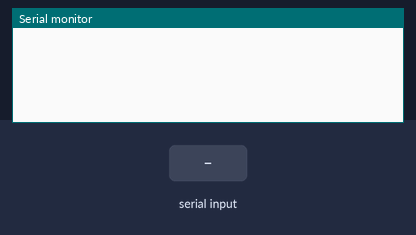
A sketch run on a simulated Arduino Uno, built with avr-gcc and run on an emulated ATmega328P. Shown: the last lines printed to the serial monitor. Inputs (shaded band) come from the test bench.

Above: at 1.2 s.
1.3 s: "1\n" received over Serial
At 2.5 s:
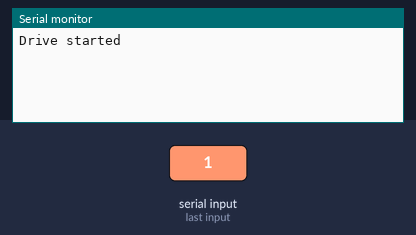
2.8 s: "0\n" received over Serial
At 3.6 s:
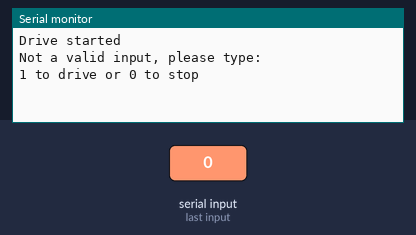

Measured:
- after the input at 1.3 s, the serial monitor: prints a new line at once (image 1)
- after the input at 2.8 s, the serial monitor: prints a new line at once (image 2)

The sketch:

UnoDriver.ino
```cpp
#include <SoftwareSerial.h>

// Assign rx/tx pins
SoftwareSerial megaSerial(2, 3);

void setup() {

  Serial.begin(9600);
  megaSerial.begin(9600);
}

void loop() {

  if (Serial.available() > 0) {
    String input = Serial.readStringUntil('\n');

    if (input.equals("1")) {
      megaSerial.write("1");
      Serial.println("Drive started");
    } else if (input.equals("2")) {
      megaSerial.write("2");
       Serial.println("Drive started");
    }else if (input.equals("3")) {
      megaSerial.write("3");
       Serial.println("Drive started");
    }else if (input.equals("4")) {
      megaSerial.write("4");
       Serial.println("Drive started");
    } else {
      Serial.println("Not a valid input, please type:\n1 to drive or 0 to stop\n");
    }
  }

}
```
